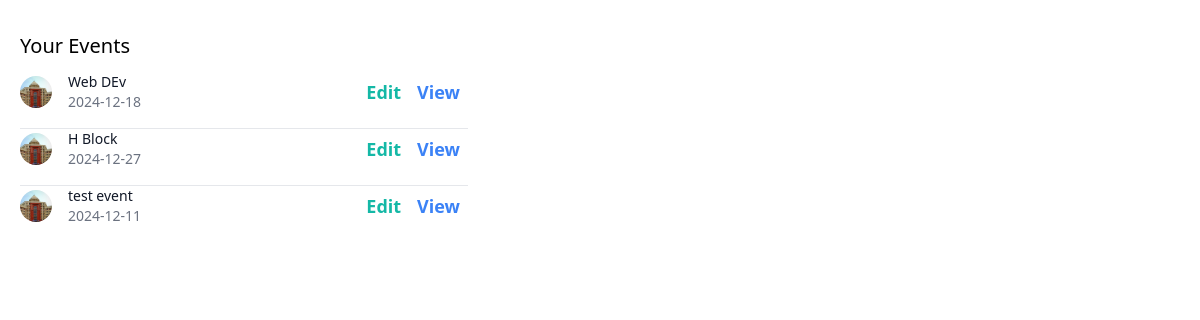
/your-events.php (signed in), run on the app's committed database.
### tables this page shows
CREATE TABLE `event_detail` (
  `sno` int(11) NOT NULL,
  `event_id` varchar(122) NOT NULL,
  `user_name` varchar(110) NOT NULL,
  `event_name` varchar(110) NOT NULL,
  `event_type` varchar(110) NOT NULL,
  `event_location` varchar(112) NOT NULL,
  `event_venue` varchar(112) NOT NULL,
  `event_date` varchar(44) NOT NULL,
  `event_start` varchar(70) NOT NULL,
  `event_end` varchar(120) NOT NULL,
  `event_approver` varchar(110) NOT NULL,
  `req_for_joining` mediumtext NOT NULL,
  `event_description` longtext NOT NULL,
  `event_status` varchar(55) NOT NULL
);

### your-events.php (the view, shortened to what this page needs)
<?php
include 'src/config/db_connect.php';
if (isset($_SESSION['username'])) {
    $username = $_SESSION['username'];
} else {
    header("location: src/authentication/login.php");
    exit();
}
?>
<!DOCTYPE html>
<html lang="en">
    <head>
        <link rel="stylesheet" href="./src/css/output.css">
    </head>
<body>
    <div class="container p-5">
        <h1 class="py-3 text-bold text-xl">Your Events</h1>
        <ul class="max-w-md divide-y divide-gray-200 ">
        <?php
    $sql = mysqli_query($conn, "SELECT * FROM `event_detail` WHERE  `user_name` = '$username'");
    while($row = mysqli_fetch_assoc($sql)){
?>
            <li class="pb-3 sm:pb-4">
               <div class="flex items-center space-x-4 ">
                  <div class="flex-shrink-0">
                     <img class="w-8 h-8 rounded-full" src="src/images/university.png" alt="Neil image">
                  </div>
                  <div class="flex-1 min-w-0">
                     <p class="text-sm font-medium text-gray-900 truncate">
                     <?php echo $row['event_name']?>
                     </p>
                     <p class="text-sm text-gray-500 truncate ">
                     <?php echo $row['event_date']?>
                     </p>
                  </div>
                  <div class="inline-flex items-center text-base font-semibold text-gray-900">
                    <a href="edit-event.php?id=<?php echo urlencode($row['event_id']); ?>" class="text-lg font-bold text-teal-500 px-2 cursor-pointer">Edit</a>
                    <a href="event-details.php?id=<?php echo urlencode($row['event_id']); ?>" class="text-lg font-bold text-blue-500 px-2 cursor-pointer">View</a>
                  </div>
               </div>
            </li>
            <?php
  }
  ?>
        </ul>
    </div>
</body>
</html>

### data on the page
event_detail: event_name "Web DEv", event_date "2024-12-18"
event_detail: event_name "H Block", event_date "2024-12-27"
event_detail: event_name "test event", event_date "2024-12-11"
